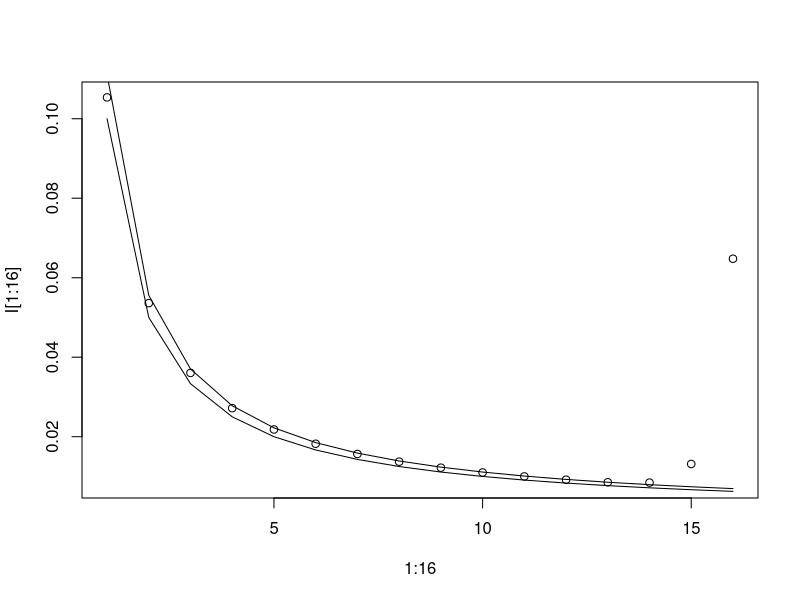
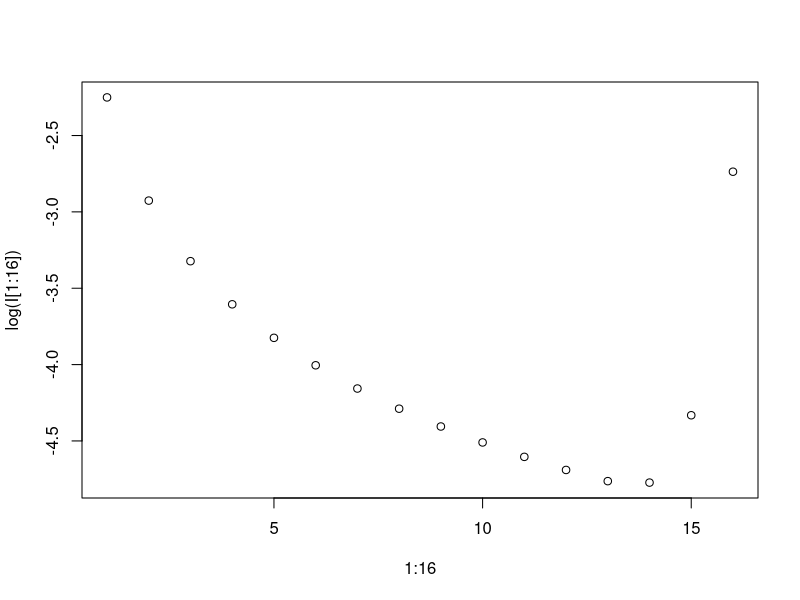
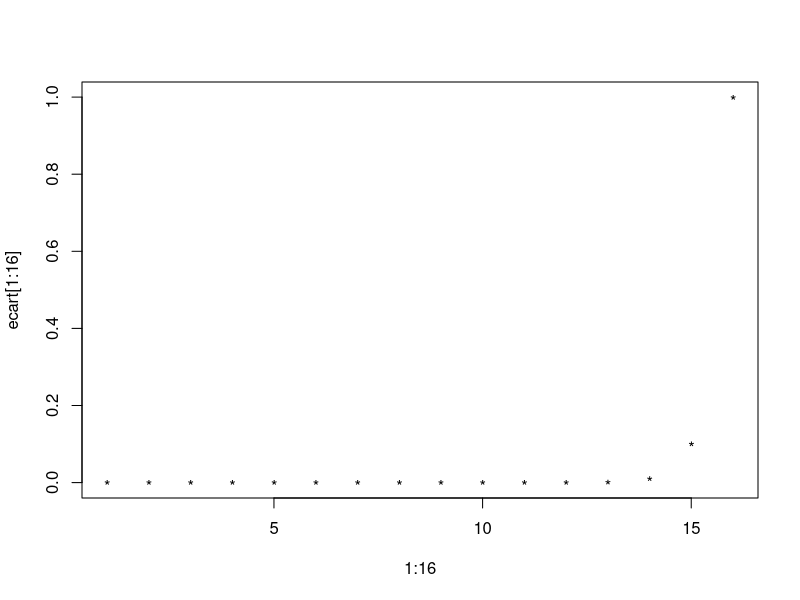

Source code (R) for these figures, in order:
I=numeric()
I[1]=log(10/9)
for(n in 1:20){
  I[n+1]=10*I[n]-1/n
  }
I
plot(1:16,I[1:16])
lines(1:16,1/(9*(1:16)))
lines(1:16,1/(10*(1:16)))
plot(1:16,log(I[1:16]))


J=numeric()
J[1]=log(10/9)+1e-15
for(n in 1:20) {
  J[n+1]=10*J[n]-1/n
  }
ecart=abs(I-J); 
summary(ecart)
plot(1:16,ecart[1:16],pch='*')

.Machine$double.eps

#prouve que In  
